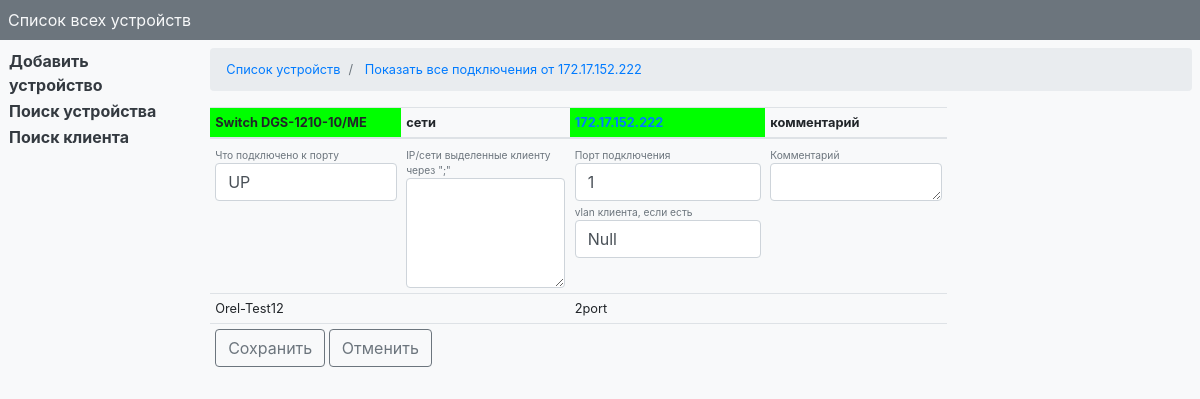
Before: /connection/1/edit_connection/1 (signed in) with the older database file.
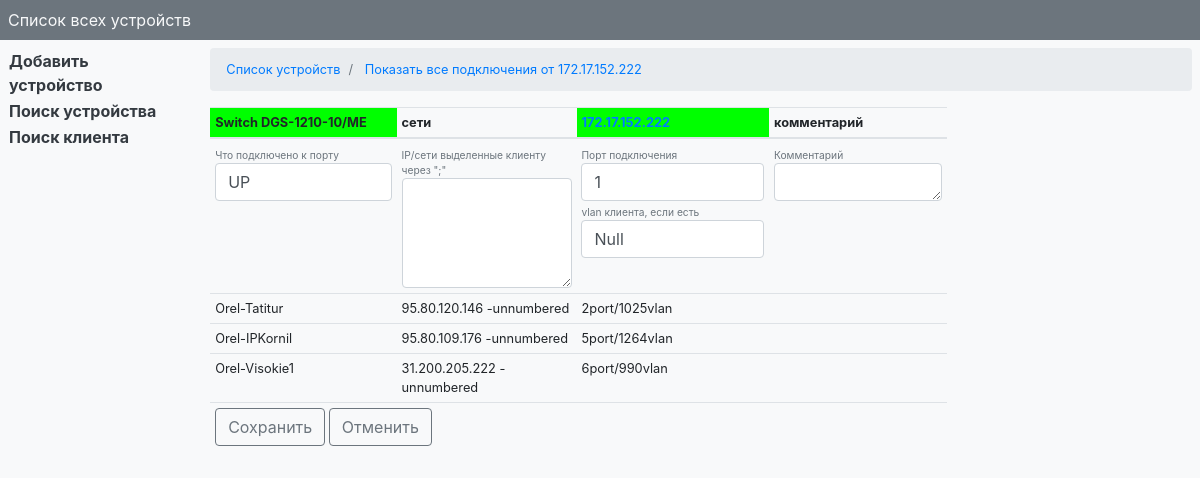
After: the same page with the newer database file.
### connection_on_device/models.py (models this page shows, shortened)
class ConnectionOnDevice(models.Model):
    id_dev = models.ForeignKey(Device, on_delete=models.CASCADE,
        help_text='ID оборудования, к которому подключен клиент/устройство')
    port = models.CharField(max_length=10, help_text='Порт подключения')
    connected = models.CharField(max_length=40, help_text='Что подключено к порту')
    vlan = models.CharField(max_length=5, default='Null', help_text='vlan клиента, если есть')
    ip_client = models.TextField(blank=True, verbose_name='IP клиента', help_text='IP/сети выделенные клиенту через ";"')
    comment = models.TextField(blank=True, help_text='Комментарий')
    date = models.DateTimeField(auto_now_add=True, help_text='Дата добавления')
    update = models.DateTimeField(auto_now=True, help_text='Дата изменения')
    class Meta:
    	verbose_name = "Подключенное оборудование/клиенты"
    	verbose_name_plural = "Подключенное оборудование/клиенты"

### connection_on_device/views.py (the view, shortened to what this page needs)
# urls.py: path('<int:id_dev>/edit_connection/<int:id_con>', views.EditConnection.as_view(), name='edit_connection'),
class EditConnection(PermissionRequiredMixin, TemplateView):
    form = None
    template_name = 'edit_connection.html'
    permission_required = ('connection_on_device.can_edit', )
    def get(self, request, *args, **kwargs):
        self.id_con = self.kwargs['id_con']
        self.connection_instance = ConnectionOnDevice.objects.get(pk=self.id_con)
        self.form = AddConnectionForm(instance=self.connection_instance)
        self.connections, self.dev = on_device_get(request, self.kwargs['id_dev'])
        return super(EditConnection, self).get(request, *args, **kwargs)
    def get_context_data(self, *args, **kwargs):
        context = super(EditConnection, self).get_context_data(*args, **kwargs)
        context['form'] = self.form
        context['dev'] = self.dev
        context['connections'] = self.connections
        context['id_con'] = self.id_con
        context['color'] = COLORS[self.dev.model.type]
        return context

### connection_on_device/views.py
class AddConnectionForm(forms.ModelForm):
    def __init__(self, *args, **kwargs):
        super().__init__(*args, **kwargs)
        self.fields['port'].widget.attrs.update({'class': 'form-control'})
        self.fields['connected'].widget.attrs.update({'class': 'form-control'})
        self.fields['vlan'].widget.attrs.update({'class': 'form-control'})
        self.fields['ip_client'].widget.attrs.update({'class': 'form-control'}, cols='20', rows='4')
        self.fields['comment'].widget.attrs.update({'class': 'form-control'}, cols='20', rows='1')
    class Meta:
        model = ConnectionOnDevice
        fields = ["port", "connected", "vlan", "ip_client", "comment"]

### connection_on_device/templates/edit_connection.html (shortened to what this page needs)
{% extends "base.html" %}
{% load static %}
{% block head %}
		<nav aria-label="breadcrumb">
		  <ol class="breadcrumb">
		  	<li class="breadcrumb-item"><a href="{% url 'device' %}">Список устройств</a></li>
		    <li class="breadcrumb-item"><a href="{% url 'all_connection' dev.pk %}" data-toggle="tooltip" data-placement="right" title="Показать все подключения от этого узла">
									    	Показать все подключения от {{ dev.ip }}
										</a>
			</li>
		  </ol>
		</nav>
{% endblock %}
{% block main %}
		<table class="table table-sm w-75">
			<thead>
				<tr>
					<th scope="col" bgcolor="{{ color }}">
						{{ dev.model.type }}&nbsp;{{ dev.model.model }}
					</th>
					<th scope="col">
						сети&nbsp;
					</th>
					<th scope="col" bgcolor="{{ color }}">
						<a href="{% url 'path_to_dev' dev.pk %}" data-toggle="tooltip" data-placement="right" title="Показать путь до данного узла">{{ dev.ip }}</a>
					</th>
					<th scope="col" >
						комментарий
					</th>
				</tr>
			</thead>
			{% for connection in connections %}
				{% if connection.pk == id_con %}
					<form action="" method="post">
						<tr>
							<td>
								<small class="form-text text-muted">{{ form.connected.help_text }}</small>
								{{ form.connected }}
							</td>
							<td>
								<small class="form-text text-muted">{{ form.ip_client.help_text }}</small>
								{{ form.ip_client }}
							</td>
							<td>
								<small class="form-text text-muted">{{ form.port.help_text }}</small>
								{{ form.port }}
								<small class="form-text text-muted">{{ form.vlan.help_text }}</small>
								{{ form.vlan }}
							</td>
							<td>
								<small class="form-text text-muted">{{ form.comment.help_text }}</small>
								{{ form.comment }}
							</td>
						</tr>
					{% else %}
						<tr>
							<td>
								{% if 'UP to' in connection.connected.0 or 'DOWN to' in connection.connected.0 %}
									<a href="{% url 'connections_on_dev' connection.connected.1.pk %}" data-toggle="tooltip" data-placement="top"
									title="Показать подключения на данном устройстве">{{ connection.connected.0 }}</a>
								{% else %}
									{{ connection.connected }}
								{% endif %}
							</td>
							<td>
								{{ connection.ip_client }}
							</td>
							<td>
								{{ connection.port }}port{{ connection.vlan }}
							</td>
							<td>
							</td>
						</tr>
					{% endif %}
			{% endfor %}
						<tr>
							<td colspan="4">
								<input class="btn btn-outline-secondary" type="submit" name="add_device" value="Сохранить">
								<a href="{% url 'connections_on_dev' dev.pk %}" class="btn btn-outline-secondary">Отменить</span></a>
							</td>
						</tr>
					</form>
		</table>
{% endblock %}

Changed rows visible on the page:
removed ConnectionOnDevice: connected "Orel-Test12", port "2"
added ConnectionOnDevice: connected "Orel-Tatitur", ip_client "95.80.120.146 -unnumbered", port "2", vlan "/1025vlan"
added ConnectionOnDevice: connected "Orel-IPKornil", ip_client "95.80.109.176 -unnumbered", port "5", vlan "/1264vlan"
added ConnectionOnDevice: connected "Orel-Visokie1", ip_client "31.200.205.222 -unnumbered", port "6", vlan "/990vlan"
